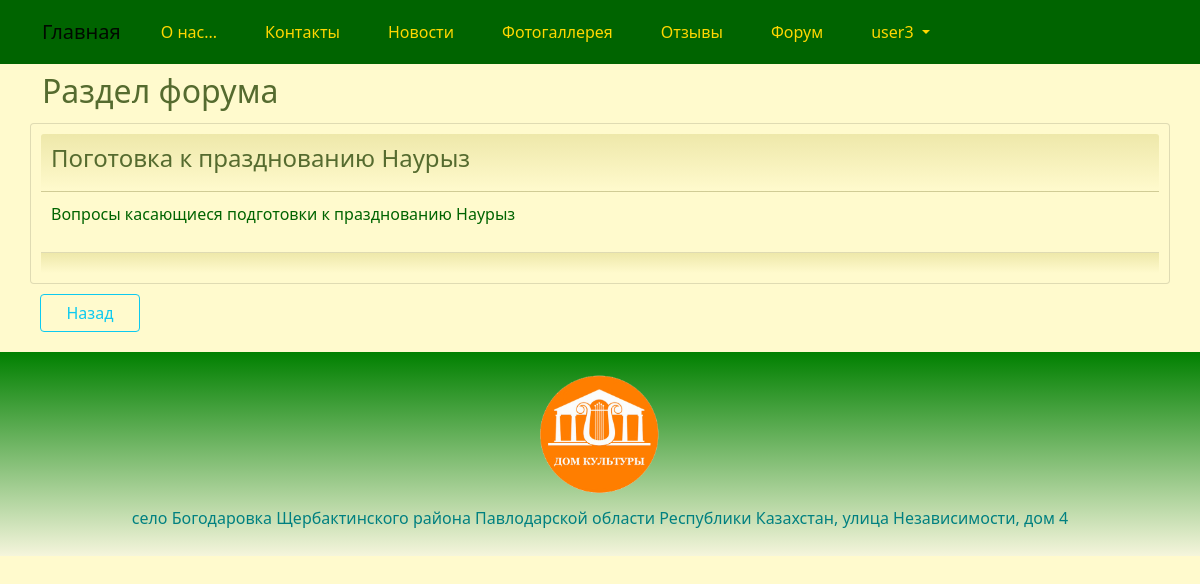
Screenshot of /board/read/2/ (signed in) with the database file from the repository.
### house/models.py (models this page shows, shortened)
class Board(models.Model):
    name = models.CharField(_('board_name'), max_length=128, unique=True)
    description = models.TextField(_('board_description'))
    class Meta:
        db_table = 'board'

### house/views.py (the view)
# urls.py: path('board/read/<int:id>/', views.board_read, name='board_read'),
@login_required
def board_read(request, id):
    try:
        board = Board.objects.get(id=id)
        return render(request, "board/read.html", {"board": board})
    except Board.DoesNotExist:
        return HttpResponseNotFound("<h2>Board not found</h2>")

### templates/board/read.html (shortened to what this page needs)
{% extends "base.html" %}
{% load i18n %}
{% block content %}
<h2>{% trans "board" %}</h2>
<div class="row justify-content-center">
	<div class="card" style="width:100%">
		<div class="card-header">
			<h4>{{ board.name }}</h4>
		</div>
		<div class="card-body">
			<p>{{ board.description }}</p>
		</div>
		<div class="card-footer">
		</div>
	</div>
	<div class="div-button-left">
		<a class="btn btn-outline-info" style="width:100px; " href="{% url 'board_index' %}">{% trans "Back" %}</a>
	</div>
</div>
{% endblock content %}

### templates/base.html (shortened to what this page needs)
<!DOCTYPE html>
{% load static %}
{% load i18n %}
<html>
<head>
	<link href="https://cdn.jsdelivr.net/npm/bootstrap@5.0.2/dist/css/bootstrap.min.css" rel="stylesheet">
	<link rel="stylesheet" href="{% static 'css/styles.css' %}" />
	<link rel="stylesheet" href="{% static 'css/choosen.css' %}" />
</head>
	<nav class="navbar navbar-expand-lg navbar-light justify-content-center">
		<div class="container">
			<a class="navbar-brand" href="{{ HTTP_HOST }}/">{% trans "Home" %}</a>
			<div class="collapse navbar-collapse" id="mainMenu">
				<ul class="navbar-nav me-auto mb-2 mb-lg-0">
					<li class="nav-link">
						<a class="dropdown-item" href="{% url 'about' %}">{% trans "about" %}</a>
					</li>
					<li class="nav-link">
						<a class="dropdown-item" href="{% url 'contact' %}">{% trans "contacts" %}</a>
					</li>
					<li class="nav-link">
						<a class="dropdown-item" href="{% url 'news_list' %}">{% trans "newss" %}</a>
					</li>
					<li class="nav-link">
						<a class="dropdown-item" href="{% url 'photogallery' %}">{% trans "photogallery" %}</a>
					</li>
					<li class="nav-link">
						<a class="dropdown-item" href="{% url 'reviews_list' %}">{% trans "reviews" %}</a>
					</li>
					{% if user.is_authenticated %}
						<li class="nav-link">
							<a class="dropdown-item" href="{% url 'forum' %}">{% trans "forum" %}</a>
						</li>
						<li class="nav-link dropdown">
							<a class="dropdown-item dropdown-toggle" href="#" id="navbarDropdown" role="button" data-bs-toggle="dropdown" aria-expanded="false">
							{{ user.username }}
							</a>
						</li>
					{% else %}
						<form class="form-inline ml-auto">
							<a href="{% url 'login' %}" class="btn btn-outline-secondary">{% trans "Log In" %}</a>
							<a href="{% url 'signup' %}" class="btn btn-primary ml-2">{% trans "Sign up" %}</a>
						</form>
					{% endif %}
						{% get_current_language as LANGUAGE_CODE %}
						{% get_available_languages as LANGUAGES %}
						{% get_language_info_list for LANGUAGES as languages %}
				</ul>
			</div>
		</div>
	</nav>
<body>
	<div class="container">
		{% block content%}{% endblock content %}
	</div>
</body>
<footer class="container-fluid text-center bg-lightgray">
	<div class="copyrights">
		<img src="{% static 'images/logo.png' %}" alt="logo" style="height:144px; padding: 10px;">
	</div>
	<p>село Богодаровка Щербактинского района Павлодарской области Республики Казахстан, улица Независимости, дом 4</p>
</footer>
<link rel="stylesheet" href="https://cdn.datatables.net/1.11.2/css/jquery.dataTables.min.css">
<link href="{% static 'css/jquery.fancybox.min.css' %}" rel="stylesheet">
</html>

### static/css/styles.css (style rules this page uses)
:root { --navbar-background-color: DarkGreen; --navbar-text-color: Gold; --main-background-color-light: LemonChiffon; --main-background-color-dark: PaleGoldenrod; --main-text-color: DarkGreen; --main-header-color: DarkOliveGreen; --main-text-attention-color: Purple; --footer-background-color-light: Beige; --footer-background-color-dark: Green; --footer-text-color: Teal; --card-background-color-light: LemonChiffon; --card-background-color-dark: PaleGoldenrod; --card-text-color: SeaGreen; --table-background-color-light: LemonChiffon; --table-background-color-dark: PaleGoldenrod; --table-text-color: DarkGreen; --star-size: 30px; --star-color: Yellow; --star-background: Gold ; }
.navbar { background-color: var(--navbar-background-color); color: var(--navbar-text-color); }
.navbar .navbar-nav, .navbar .navbar-nav .navbar-text { color: var(--navbar-text-color); }
.navbar ul { background-color: var(--navbar-background-color); color: var(--navbar-text-color); }
.navbar li { background-color: var(--navbar-background-color); color: var(--navbar-text-color); }
.navbar a { background-color: var(--navbar-background-color); color: var(--navbar-text-color); }
.navbar-brand { background-color: var(--navbar-background-color); color: var(--navbar-text-color); }
.nav-link a { background-color: var(--navbar-background-color); color: var(--navbar-text-color); }
body { background-color: var(--main-background-color-light); }
h1, h2, h3, h4, h5, h6 { color: var(--main-header-color); }
p, ul, li, label { color: var(--main-text-color); }
.card { background-color: var(--card-background-color-light); color: var(--card-text-color); margin-top: 5px; padding: 10px; }
.card-header { background-image: linear-gradient(top, var(--card-background-color-dark), var(--card-background-color-light)); background-image: -o-linear-gradient(top, var(--card-background-color-dark), var(--card-background-color-light)); background-image: -moz-linear-gradient(top, var(--card-background-color-dark), var(--card-background-color-light)); background-image: -webkit-linear-gradient(top, var(--card-background-color-dark), var(--card-background-color-light)); color: var(--card-text-color); padding: 10px; }
.card-body { background-color: var(--card-background-color-light); color: var(--card-text-color); padding: 10px; }
.card-footer { background-image: linear-gradient(top, var(--card-background-color-dark), var(--card-background-color-light)); background-image: -o-linear-gradient(top, var(--card-background-color-dark), var(--card-background-color-light)); background-image: -moz-linear-gradient(top, var(--card-background-color-dark), var(--card-background-color-light)); background-image: -webkit-linear-gradient(top, var(--card-background-color-dark), var(--card-background-color-light)); color: var(--card-text-color); padding: 10px; }
.div-button-left { text-align: left; padding: 10px; }
footer { background-image: linear-gradient(top, var(--footer-background-color-dark), var(--footer-background-color-light)); background-image: -o-linear-gradient(top, var(--footer-background-color-dark), var(--footer-background-color-light)); background-image: -moz-linear-gradient(top, var(--footer-background-color-dark), var(--footer-background-color-light)); background-image: -webkit-linear-gradient(top, var(--footer-background-color-dark), var(--footer-background-color-light)); margin-top: 10px; padding: 10px; }
footer p { color: var(--footer-text-color); }

### rows the page displays
Board: name "Поготовка к празднованию Наурыз", description "Вопросы касающиеся подготовки к празднованию Наурыз"

### other values shown
{{ user.username }} "user3"
